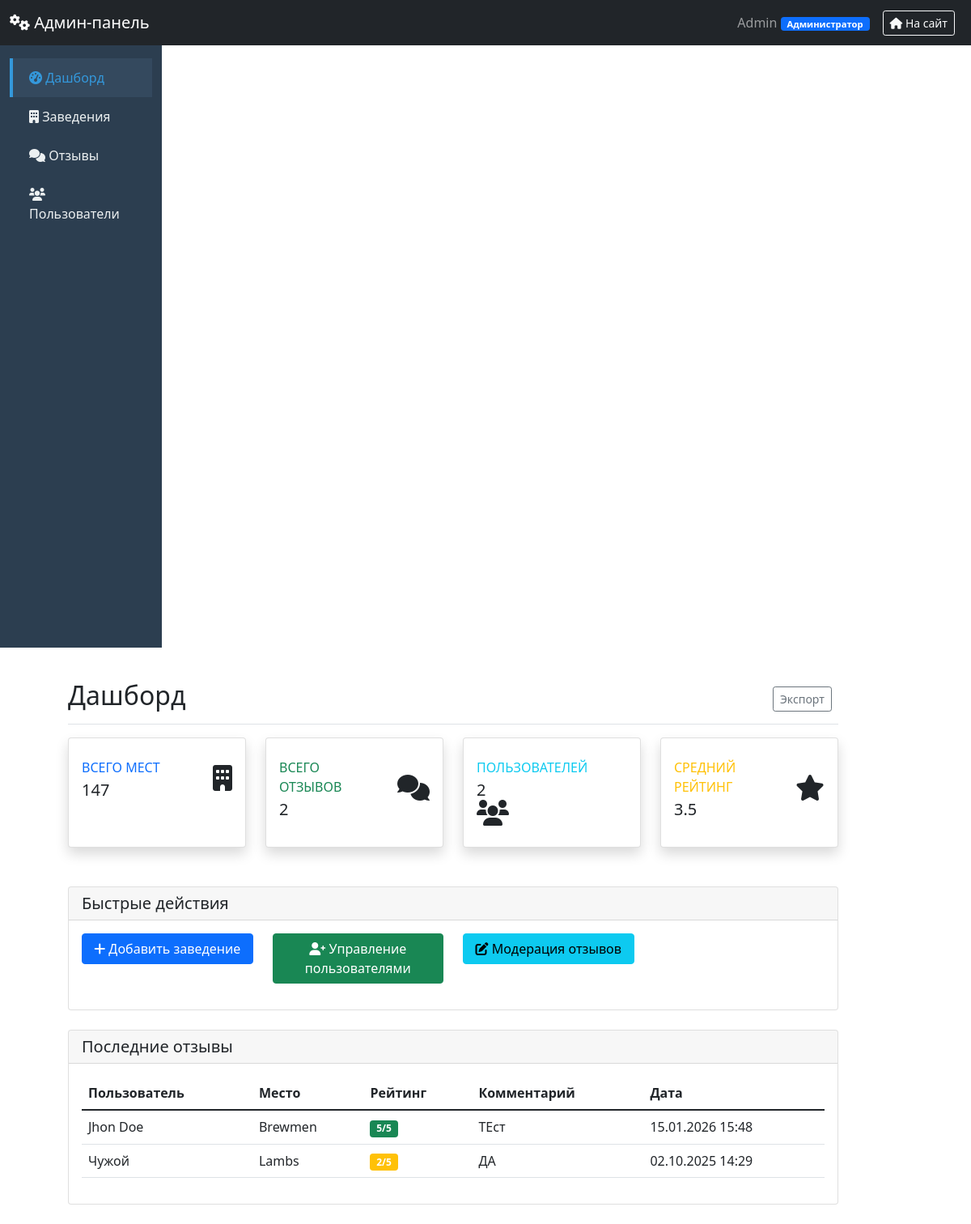
Page /admin/dashboard (signed in) on the committed database.
### main.py (models this page shows, shortened)
class User(db.Model):
    id = db.Column(db.Integer, primary_key=True)
    username = db.Column(db.String(150), nullable=False, unique=True)
    password = db.Column(db.String(150), nullable=False)
    role = db.Column(db.String(50), default='trainee')  # trainee, moderator, editor, admin
    created_at = db.Column(db.DateTime, default=datetime.utcnow)
    last_login = db.Column(db.DateTime)
    @property
    def role_display(self):
        return get_role_display_name(self.role)
    def has_permission(self, permission):
        user_permissions = get_role_permissions(self.role)
        return 'all' in user_permissions or permission in user_permissions

class Review(db.Model):
    id = db.Column(db.Integer, primary_key=True)
    restaurant_id = db.Column(db.String(50), nullable=False)
    username = db.Column(db.String(100), nullable=False)
    rating = db.Column(db.Integer, nullable=False)
    comment = db.Column(db.Text)
    created_at = db.Column(db.DateTime, default=get_moscow_time)
    updated_at = db.Column(db.DateTime)  # Добавляем поле для времени редактирования
    likes = db.Column(db.Integer, default=0)
    dislikes = db.Column(db.Integer, default=0)
    user_token = db.Column(db.String(255))  # Для анонимных пользователей
    device_fingerprint = db.Column(db.String(255))  # Добавляем это поле
    user_ratings = db.Column(db.JSON, default=dict)

### main.py (the view)
@app.route('/admin/dashboard')
@admin_required
def admin_dashboard():
    user = User.query.filter_by(username=session['username']).first()
    stats = {
        'total_places': Place.query.count(),
        'total_reviews': Review.query.count(),
        'total_users': User.query.count(),
        'avg_rating': db.session.query(db.func.avg(Review.rating)).scalar() or 0
    }
    recent_reviews = []
    if user.has_permission('edit_review'):
        recent_reviews = Review.query.order_by(Review.created_at.desc()).limit(10).all()
        for review in recent_reviews:
            place = Place.query.get(int(review.restaurant_id)) if review.restaurant_id.isdigit() else None
            review.place_title = place.title if place else review.restaurant_id
    return render_template('admin_dashboard.html',
                           current_user=user,
                           stats=stats,
                           recent_reviews=recent_reviews)

### main.py (called while the page is built)
def get_role_permissions(role):
    role_permissions = {
        'trainee': ['create_place', 'create_category', 'view_stats'],
        'moderator': ['create_place', 'edit_place', 'delete_place',
                      'create_category', 'edit_category', 'delete_category',
                      'edit_review', 'delete_review', 'manage_trainees', 'view_stats'],
        'editor': ['create_place', 'edit_place', 'delete_place',
                   'create_category', 'edit_category', 'delete_category',
                   'edit_review', 'delete_review', 'manage_trainees', 'manage_moderators',
                   'manage_editors', 'view_stats', 'system_settings'],
        'admin': ['all']
    }
    if role not in role_permissions:
        return []
    permissions = role_permissions[role]
    if 'all' in permissions:
        return ['all']  # Специальный маркер для всех прав
    return permissions

def get_role_display_name(role):
    return ROLE_PERMISSIONS.get(role, {}).get('name', role)

def admin_required(f):
    @wraps(f)
    def decorated_function(*args, **kwargs):
        if 'username' not in session:
            flash('Требуется авторизация', 'error')
            return redirect(url_for('index'))
        user = User.query.filter_by(username=session['username']).first()
        from flask import g
        g.current_user = user
        return f(*args, **kwargs)
    return decorated_function

@app.context_processor
def utility_processor():
    def generate_category_en_for_template(category_name):
        """Генерация английского названия категории для шаблонов"""
        return generate_category_en(category_name)
    return {'generate_category_en_for_template': generate_category_en_for_template}

### templates/admin_dashboard.html (shortened to what this page needs)
{% extends "base_admin.html" %}
{% block content %}
<div class="d-flex justify-content-between flex-wrap flex-md-nowrap align-items-center pt-3 pb-2 mb-3 border-bottom">
    <h1 class="h2">Дашборд</h1>
    <div class="btn-toolbar mb-2 mb-md-0">
        <div class="btn-group me-2">
            <button type="button" class="btn btn-sm btn-outline-secondary">Экспорт</button>
        </div>
    </div>
</div>
<div class="row mb-4">
    <div class="col-xl-3 col-md-6 mb-4">
        <div class="card border-left-primary shadow h-100 py-2 stat-card">
            <div class="card-body">
                <div class="row no-gutters align-items-center">
                    <div class="col mr-2">
                        <div class="text-xs font-weight-bold text-primary text-uppercase mb-1">
                            Всего мест
                        </div>
                        <div class="h5 mb-0 font-weight-bold text-gray-800">{{ stats.total_places }}</div>
                    </div>
                    <div class="col-auto">
                        <i class="fas fa-building fa-2x text-gray-300"></i>
                    </div>
                </div>
            </div>
        </div>
    </div>
    <div class="col-xl-3 col-md-6 mb-4">
        <div class="card border-left-success shadow h-100 py-2 stat-card">
            <div class="card-body">
                <div class="row no-gutters align-items-center">
                    <div class="col mr-2">
                        <div class="text-xs font-weight-bold text-success text-uppercase mb-1">
                            Всего отзывов
                        </div>
                        <div class="h5 mb-0 font-weight-bold text-gray-800">{{ stats.total_reviews }}</div>
                    </div>
                    <div class="col-auto">
                        <i class="fas fa-comments fa-2x text-gray-300"></i>
                    </div>
                </div>
            </div>
        </div>
    </div>
    <div class="col-xl-3 col-md-6 mb-4">
        <div class="card border-left-info shadow h-100 py-2 stat-card">
            <div class="card-body">
                <div class="row no-gutters align-items-center">
                    <div class="col mr-2">
                        <div class="text-xs font-weight-bold text-info text-uppercase mb-1">
                            Пользователей
                        </div>
                        <div class="h5 mb-0 font-weight-bold text-gray-800">{{ stats.total_users }}</div>
                    </div>
                    <div class="col-auto">
                        <i class="fas fa-users fa-2x text-gray-300"></i>
                    </div>
                </div>
            </div>
        </div>
    </div>
    <div class="col-xl-3 col-md-6 mb-4">
        <div class="card border-left-warning shadow h-100 py-2 stat-card">
            <div class="card-body">
                <div class="row no-gutters align-items-center">
                    <div class="col mr-2">
                        <div class="text-xs font-weight-bold text-warning text-uppercase mb-1">
                            Средний рейтинг
                        </div>
                        <div class="h5 mb-0 font-weight-bold text-gray-800">{{ stats.avg_rating }}</div>
                    </div>
                    <div class="col-auto">
                        <i class="fas fa-star fa-2x text-gray-300"></i>
                    </div>
                </div>
            </div>
        </div>
    </div>
</div>
<div class="row">
    <div class="col-12">
        <div class="card">
            <div class="card-header">
                <h5 class="card-title mb-0">Быстрые действия</h5>
            </div>
            <div class="card-body">
                <div class="row">
                    {% if current_user.has_permission('create_place') %}
                    <div class="col-md-3 mb-3">
                        <a href="{{ url_for('add_place') }}" class="btn btn-primary w-100">
                            <i class="fas fa-plus"></i> Добавить заведение
                        </a>
                    </div>
                    {% endif %}
                    {% if current_user.role in ['moderator', 'editor', 'admin'] %}
                    <div class="col-md-3 mb-3">
                        <a href="{{ url_for('admin_users') }}" class="btn btn-success w-100">
                            <i class="fas fa-user-plus"></i> Управление пользователями
                        </a>
                    </div>
                    {% endif %}
                    {% if current_user.role in ['moderator', 'editor', 'admin'] %}
                    <div class="col-md-3 mb-3">
                        <a href="{{ url_for('admin_reviews_page') }}" class="btn btn-info w-100">
                            <i class="fas fa-edit"></i> Модерация отзывов
                        </a>
                    </div>
                    {% endif %}
                </div>
            </div>
        </div>
    </div>
</div>
{% if current_user.has_permission('edit_review') %}
<div class="row mt-4">
    <div class="col-12">
        <div class="card">
            <div class="card-header">
                <h5 class="card-title mb-0">Последние отзывы</h5>
            </div>
            <div class="card-body">
                {% if recent_reviews %}
                <div class="table-responsive">
                    <table class="table table-hover">
                        <thead>
                            <tr>
                                <th>Пользователь</th>
                                <th>Место</th>
                                <th>Рейтинг</th>
                                <th>Комментарий</th>
                                <th>Дата</th>
                            </tr>
                        </thead>
                        <tbody>
                            {% for review in recent_reviews %}
                            <tr>
                                <td>{{ review.username }}</td>
                                <td>{{ review.place_title }}</td>
                                <td>
                                    <span class="badge bg-{{ 'success' if review.rating >= 4 else 'warning' }} if review.rating == 3 else 'danger' }}">
                                        {{ review.rating }}/5
                                    </span>
                                </td>
                                <td>{{ review.comment[:50] }}{% if review.comment|length > 50 %}...{% endif %}</td>
                                <td>{{ review.created_at.strftime('%d.%m.%Y %H:%M') }}</td>
                            </tr>
                            {% endfor %}
                        </tbody>
                    </table>
                </div>
                {% else %}
                <p class="text-muted">Нет отзывов для модерации</p>
                {% endif %}
            </div>
        </div>
    </div>
</div>
{% endif %}
{% endblock %}

### templates/base_admin.html (shortened to what this page needs)
<!DOCTYPE html>
<html lang="ru">
<head>
    <link href="https://cdn.jsdelivr.net/npm/bootstrap@5.1.3/dist/css/bootstrap.min.css" rel="stylesheet">
    <link href="https://cdnjs.cloudflare.com/ajax/libs/font-awesome/6.0.0/css/all.min.css" rel="stylesheet">
</head>
<body>
    <nav class="navbar navbar-dark bg-dark">
        <div class="container-fluid">
            <a class="navbar-brand" href="{{ url_for('admin_dashboard') }}">
                <i class="fas fa-cogs"></i> Админ-панель
            </a>
            <div class="d-flex align-items-center">
                <div class="role-tooltip-container">
                    <span class="navbar-text me-3" id="roleBadge" data-role="{{ current_user.role }}">
                        {{ current_user.username }}
                        <span class="badge bg-primary role-badge">
                            {{ current_user.role_display }}
                        </span>
                    </span>
                </div>
                <a href="{{ url_for('index') }}" class="btn btn-outline-light btn-sm me-2">
                    <i class="fas fa-home"></i> На сайт
                </a>
            </div>
        </div>
    </nav>
    <div class="container-fluid">
        <div class="row">
            <div class="col-md-3 col-lg-2 sidebar d-md-block">
                <div class="position-sticky pt-3">
                    <ul class="nav flex-column">
                        <li class="nav-item">
                            <a class="nav-link {{ 'active' if request.endpoint == 'admin_dashboard' }}"
                               href="{{ url_for('admin_dashboard') }}">
                                <i class="fas fa-tachometer-alt"></i> Дашборд
                            </a>
                        </li>
                        <li class="nav-item">
                            <a class="nav-link {{ 'active' if request.endpoint == 'admin_places' }}"
                               href="{{ url_for('admin_places') }}">
                                <i class="fas fa-building"></i> Заведения
                            </a>
                        </li>
                        {% if current_user.role in ['moderator', 'editor', 'admin'] %}
                        <li class="nav-item">
                            <a class="nav-link {{ 'active' if request.endpoint == 'admin_reviews_page' }}"
                               href="{{ url_for('admin_reviews_page') }}">
                                <i class="fas fa-comments"></i> Отзывы
                            </a>
                        </li>
                        {% endif %}
                        {% if current_user.role in ['moderator', 'editor', 'admin'] %}
                        <li class="nav-item">
                            <a class="nav-link {{ 'active' if request.endpoint == 'admin_users' }}"
                               href="{{ url_for('admin_users') }}">
                                <i class="fas fa-users"></i> Пользователи
                            </a>
                        </li>
                        {% endif %}
                    </ul>
                </div>
            </div>
            <main class="col-md-9 ms-sm-auto col-lg-10 px-md-4 py-4">
                {% block content %}{% endblock %}
            </main>
        </div>
    </div>
</body>
</html>

### templates/base_admin.html (style rules this page uses)
.sidebar { width: 200px; min-height: calc(100vh - 56px); background: #2c3e50; }
.sidebar .nav-link { color: #ecf0f1; padding: 12px 20px; border-left: 4px solid transparent; }
.sidebar .nav-link.active { background: #34495e; border-left-color: #3498db; color: #3498db; }
.role-badge { font-size: 0.7em; padding: 3px 8px; }
.stat-card { transition: transform 0.2s; }
.col-md-9 { margin-left: 60px !important; }
.role-tooltip-container { position: relative; display: inline-block; cursor: pointer; }
.role-badge { cursor: pointer; transition: all 0.2s ease; }

### rows in the picture
User: username "Admin", role_display "Администратор"
Review: username "Jhon Doe", place_title "Brewmen", rating "5", comment "ТЕст", created_at "15.01.2026 15:48"
Review: username "Чужой", place_title "Lambs", rating "2", comment "ДА", created_at "02.10.2025 14:29"

### other values in the picture
{{ stats.total_places }} "147"
{{ stats.total_reviews }} "2"
{{ stats.total_users }} "2"
{{ stats.avg_rating }} "3.5"
